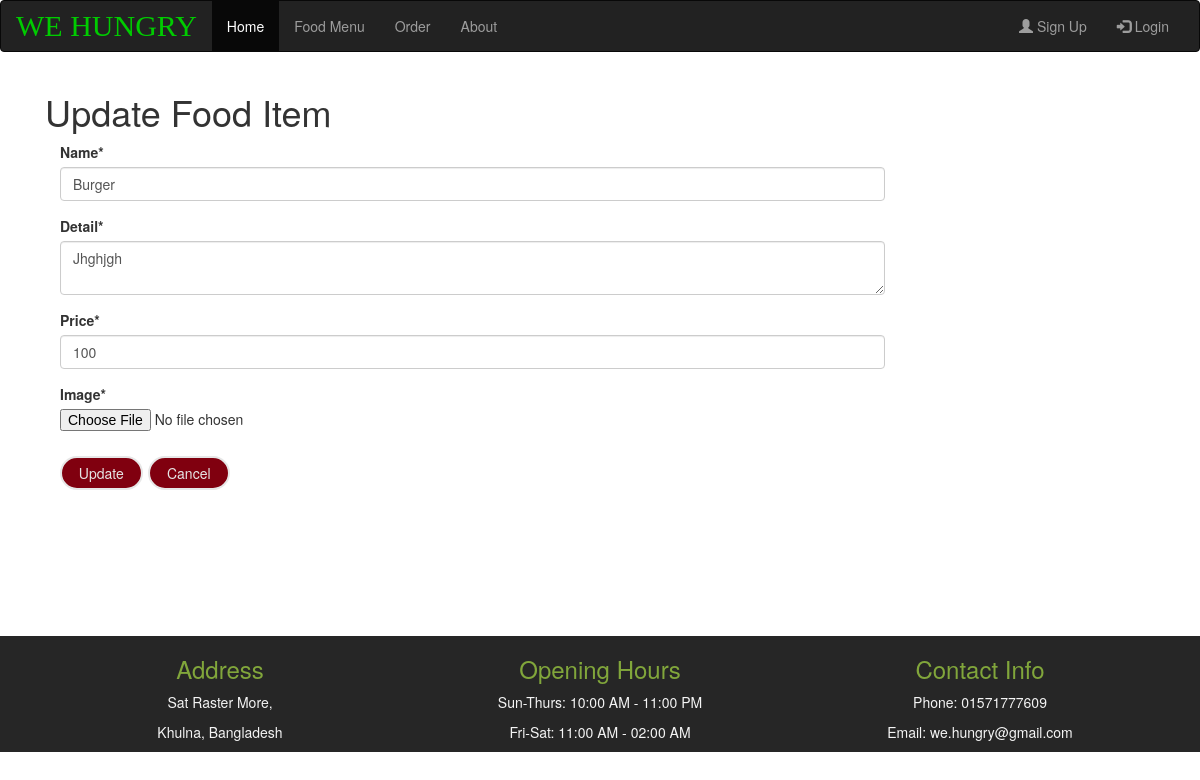
The page /edit-food.php?id=3 on the database its author committed.
### tables this page shows
CREATE TABLE `foodmenu` (
  `id` int(11) NOT NULL,
  `name` varchar(255) NOT NULL,
  `foodimage` varchar(255) NOT NULL,
  `ingredients` text NOT NULL,
  `price` int(11) NOT NULL,
  `type` varchar(255) NOT NULL
);

### src/database.php (called while the page is built, shortened)
<?php
function db_select($query){
    $con = db_connect();
    $rows = $con->query($query);
    $data=[];
    if($rows==null){
        echo "Database query failed";
        return $data;
    }else {
        $rows = $rows->fetch_all(MYSQLI_BOTH);
        foreach ($rows as $row){
            array_push($data,$row);
        }
    }
    return $data;
}
function db_connect(){
    $serverName="localhost";
    $userName="root";
    $password="";
    $dbName="resturant";
    $con= new mysqli($serverName,$userName,$password,$dbName);
    if($con->connect_errno){
        die("coonection failed".$con->connect_error);
    }else {
        return $con;
    }
}

### edit-food.php (the view, shortened to what this page needs)
<?php
include_once 'layout/header.php';
require_once 'src/database.php';
$id=$_GET['id'];
$query="select name,ingredients,price from foodmenu WHERE id='$id'";
$foods=db_select($query);
?>
<div class="container">
    <form action="food-menu-admin.php?id=<?=$id ?>" id="form1" method="POST" enctype="multipart/form-data">
        <h1>Update Food Item</h1>
        <div class="form-group col-md-9">
            <label for="inputsm">Name* </label>
            <input   class="post-input form-control" type="text"  name="name"  required
                     value="<?php echo ucfirst($foods[0]['name']); ?>"
            />
        </div>
        <div class="form-group col-md-9">
            <label for="idDet" >Detail*</label>
            <textarea class=" post-input-text form-control " name="ing" title="ingredients" required
            ><?= ucfirst($foods[0]['ingredients']) ?></textarea>
        </div>
        <div class="form-group col-md-9">
            <label for="inputsm">Price* </label>
            <input   class="post-input form-control" type="text"  name="price"  required
                     value="<?php echo ucfirst($foods[0]['price']); ?>"
            />
        </div>
        <div class=" form-group col-md-9">
            <label>Image*</label><br>
            <input  type="file" class=" imgid" name="image" id="image">
        </div>
        <div class="col-md-9"> <h4>
                <input class="btn" type="submit" name="update" value="Update">
                <input type="reset" name="cancel" value="Cancel" class="btn">
            </h4></div>
</div>
<?php
include_once 'layout/footer.php';
?>

### edit-food.php (style rules this page uses)
.btn { border-radius: 20px; border: 2px solid; padding: 5px; background-color: #80000f; width: 10%; height: 5%; color: #e7e7e7; }

### rows shown on the page
foodmenu: name "Burger", ing "Jhghjgh", price "100"
